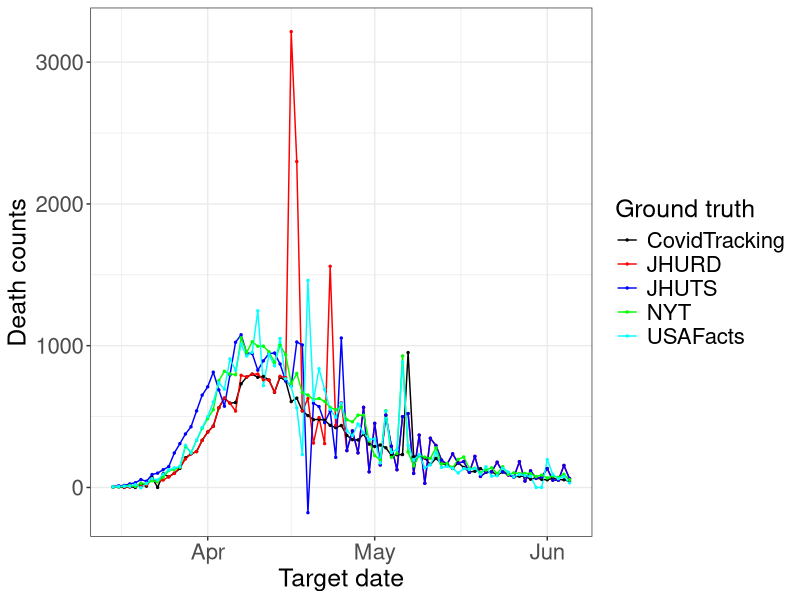
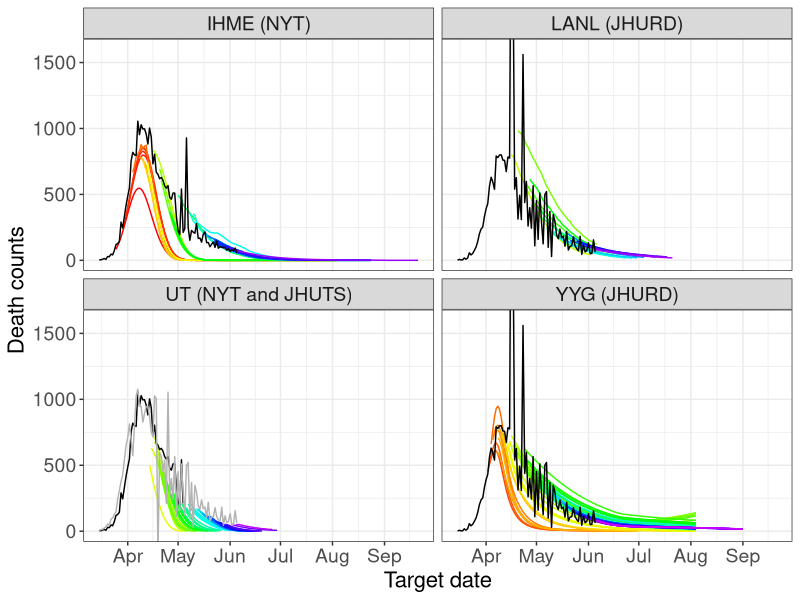
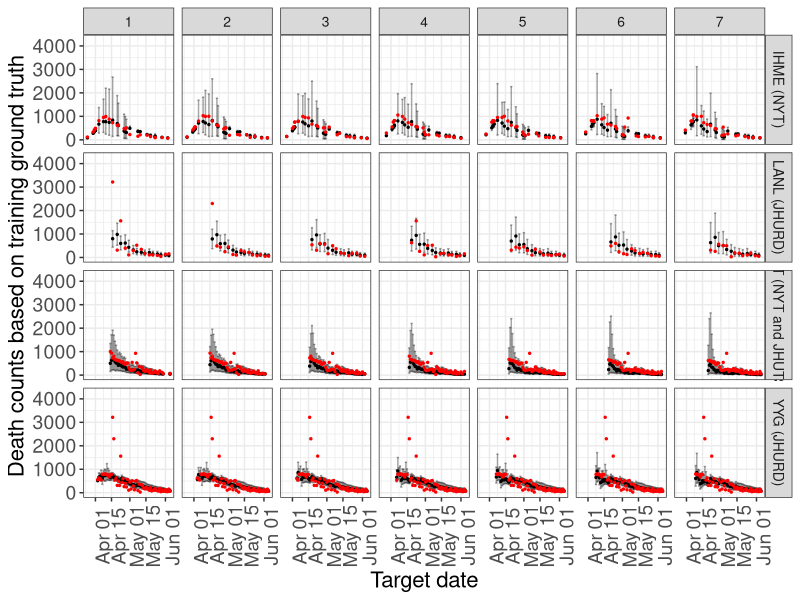
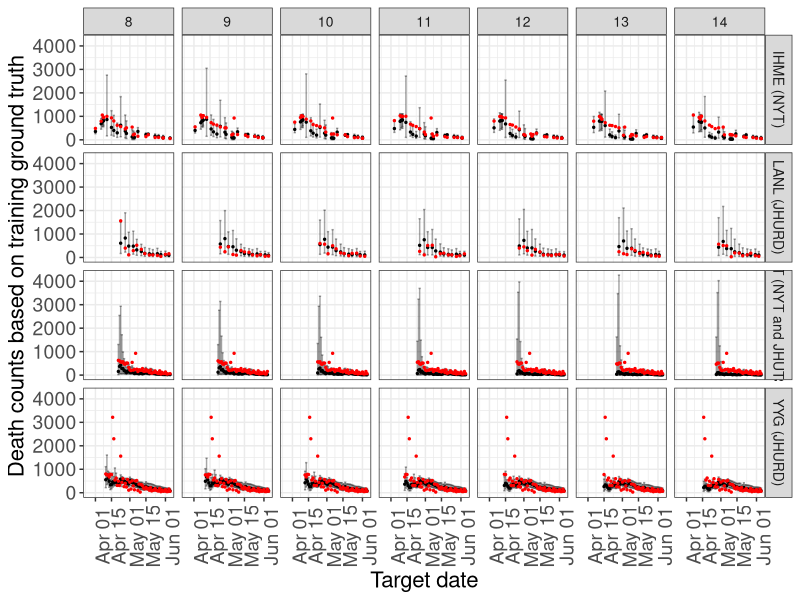
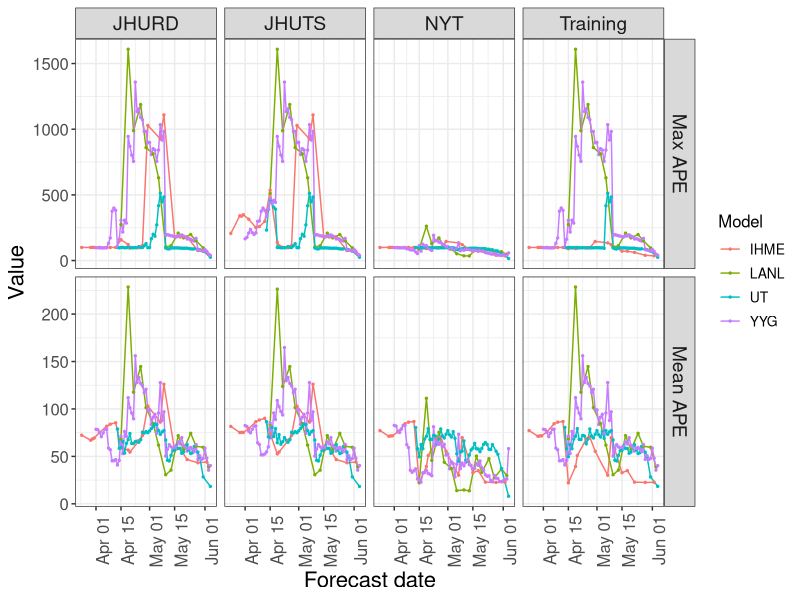
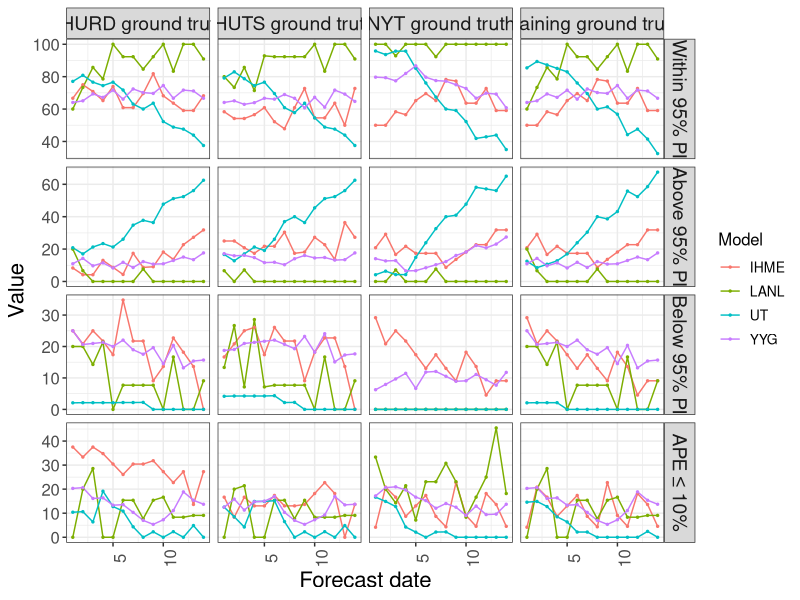

These charts were generated, in order, by the following R code:
library(plyr)
library(dplyr)
library(ggplot2)
setwd("~/Code/covid-19/NY/")
gt      = read.csv("ny_gt.csv", stringsAsFactors=F)
data_ny = read.csv("ny_data.csv", stringsAsFactors=F)

gt = gt %>%
  dplyr::mutate(target_end_date=as.Date(target_end_date))

data_ny = data_ny %>%
  dplyr::mutate(forecast_date=as.Date(forecast_date), target_end_date=as.Date(target_end_date))

### Comparison of ground truth between different sources
ggplot(gt, aes(x=target_end_date, y=gt, color=gt_source)) +
  geom_line() +
  geom_point(size=0.5) +
  xlab("Target date") +
  ylab("Death counts") +
  scale_color_manual(name="Ground truth",
                     labels=c("CovidTracking", "JHURD", "JHUTS", "NYT", "USAFacts"),
                     values=c("black", "red", "blue", "green", "cyan")) +
  theme_bw() +
  theme(axis.title=element_text(size=18),
        axis.text=element_text(size=16),
        legend.title=element_text(size=18),
        legend.text=element_text(size=16))

### Comparison between forecast series and training ground truth for each model
training_gt = rbind.fill(cbind(model_name="IHME", period=1, gt %>% filter(gt_source=="NYT")),
                         cbind(model_name="LANL", period=1, gt %>% filter(gt_source=="JHURD")),
                         cbind(model_name="UT", period=1, gt %>% filter(gt_source=="NYT", target_end_date<=as.Date("2020-05-04"))),
                         cbind(model_name="UT", period=2, gt %>% filter(gt_source=="JHUTS")),
                         cbind(model_name="YYG", period=1, gt %>% filter(gt_source=="JHURD"))
                         )

ggplot(data_ny, aes(x=target_end_date, y=expected_value, color=as.factor(forecast_date))) +
  geom_line() + 
  xlab("Target date") +
  ylab("Death counts") +
  coord_cartesian(ylim=c(0, 1600)) +
  scale_colour_manual(values=rainbow(length(unique(data_ny$forecast_date)), start=0, end=0.8)) +
  geom_line(data=subset(training_gt, period==1) %>% dplyr::rename(., expected_value=gt), colour="black") +
  geom_line(data=subset(training_gt, period==2) %>% dplyr::rename(., expected_value=gt), colour="gray70") +
  facet_wrap(~model_name, labeller=as_labeller(c(`IHME`="IHME (NYT)", `LANL`="LANL (JHURD)", `UT`="UT (NYT and JHUTS)", `YYG`="YYG (JHURD)"))) +
  theme_bw() +
  theme(legend.position="none",
        axis.title=element_text(size=16),
        axis.text=element_text(size=14),
        strip.text=element_text(size=14))

### Point estimates and 95% PI
forecast_1_14 = data_ny %>%
  filter(lookahead<=14, target_end_date<=as.Date("2020-06-05")) %>%
  left_join(., gt, by=c("target_end_date", "location_long", "location_short", "gt_source")) %>%
  tidyr::drop_na(lb_95pi)
limits = c(min(forecast_1_14$lb_95pi), max(forecast_1_14$ub_95pi))

ggplot(forecast_1_14 %>% filter(lookahead<=7), aes(x=target_end_date, y=expected_value)) +
  geom_point(size=0.5) +
  geom_errorbar(aes(ymin=lb_95pi, ymax=ub_95pi), width=2, alpha=0.35) +
  xlab("Target date") +
  ylab("Death counts based on training ground truth") +
  coord_cartesian(xlim=as.Date(c("2020-03-25", "2020-06-05")), ylim=limits) +
  facet_grid(model_name~lookahead, labeller=as_labeller(c(`IHME`="IHME (NYT)", `LANL`="LANL (JHURD)", `UT`="UT (NYT and JHUTS)", `YYG`="YYG (JHURD)", `1`=1, `2`=2, `3`=3, `4`=4, `5`=5, `6`=6, `7`=7))) +
  geom_point(data=forecast_1_14 %>% filter(lookahead<=7) %>% select(target_end_date, model_name, lookahead, gt) %>% dplyr::rename(., expected_value=gt), colour="red", size=0.5) +
  theme_bw()+
  theme(axis.title=element_text(size=16),
        axis.text.y=element_text(size=14),
        axis.text.x=element_text(size=14, angle=90),
        strip.text=element_text(size=10))

ggplot(forecast_1_14 %>% filter(lookahead>7), aes(x=target_end_date, y=expected_value)) +
  geom_point(size=0.5) +
  geom_errorbar(aes(ymin=lb_95pi, ymax=ub_95pi), width=2, alpha=0.35) +
  xlab("Target date") +
  ylab("Death counts based on training ground truth") +
  coord_cartesian(xlim=as.Date(c("2020-03-25", "2020-06-05")), ylim=limits) +
  facet_grid(model_name~lookahead, labeller=as_labeller(c(`IHME`="IHME (NYT)", `LANL`="LANL (JHURD)", `UT`="UT (NYT and JHUTS)", `YYG`="YYG (JHURD)", `8`=8, `9`=9, `10`=10, `11`=11, `12`=12, `13`=13, `14`=14))) +
  geom_point(data=forecast_1_14 %>% filter(lookahead>7) %>% select(target_end_date, model_name, lookahead, gt) %>% dplyr::rename(., expected_value=gt), colour="red", size=0.5) +
  theme_bw()+
  theme(axis.title=element_text(size=16),
        axis.text.y=element_text(size=14),
        axis.text.x=element_text(size=14, angle=90),
        strip.text=element_text(size=10))

### Performance measure
forecast_training = left_join(data_ny %>% filter(target_end_date<=as.Date("2020-06-05")), gt, by=c("target_end_date", "location_long", "location_short", "gt_source")) %>% dplyr::mutate(gt_source="Training")
forecast_diff_gt = inner_join(data_ny %>% select(-gt_source), gt %>% filter(!gt_source %in% c("CovidTracking", "USAFacts"), target_end_date>=as.Date("2020-03-25")), by=c("target_end_date", "location_long", "location_short"))
forecast_combined = plyr::rbind.fill(forecast_training, forecast_diff_gt)

shortest_series = forecast_combined %>%
  group_by(model_name, forecast_date) %>%
  dplyr::summarise(max_k_step=max(lookahead)) %>%
  ungroup() %>%
  group_by(forecast_date) %>%
  dplyr::summarise(min_k_step=min(max_k_step)) %>%
  ungroup()

forecast_combined = forecast_combined %>%
  left_join(., shortest_series, by="forecast_date") %>% 
  filter(lookahead<=min_k_step) %>%
  dplyr::mutate(error=gt-expected_value, pe=error/gt*100, within_95_pi=if_else(gt>ub_95pi, "above", if_else(gt<lb_95pi, "below", "within")))

perf_comp = forecast_combined %>%
  group_by(forecast_date, model_name, gt_source) %>%
  dplyr::summarise(mean_ape=mean(abs(pe)), max_ape=max(abs(pe))) %>%
  ungroup()

perf_comp = cbind(do.call("rbind", replicate(2, perf_comp[,1:3], simplify=F)), val=c(perf_comp$mean_ape, perf_comp$max_ape), measure=rep(c("Mean APE", "Max APE"), each=nrow(perf_comp)))

ggplot(perf_comp, aes(x=forecast_date, y=val, color=model_name)) +
  geom_line() +
  geom_point(size=0.5) +
  xlab("Forecast date") +
  ylab("Value") +
  scale_color_manual(name="Model",
                     labels=c("IHME","LANL","UT", "YYG"),
                     values=c("#F8766D","#7CAE00", "#00BFC4", "#C77CFF")) +
  facet_grid(measure~gt_source, scales="free_y") +
  theme_bw() +
  theme(axis.title = element_text(size = 16),
        axis.text.y = element_text(size = 12),
        axis.text.x = element_text(size = 12, angle=90),
        strip.text = element_text(size=14),
        legend.text = element_text(size=10),
        legend.title = element_text(size=12))

### Within/above/below 95% PIs and prediction within +/- 10% of ground truth
perc_comp = forecast_combined %>%
  filter(lookahead<=14) %>%
  tidyr::drop_na(lb_95pi) %>%
  group_by(lookahead, model_name, gt_source) %>%
  dplyr::summarise(inside=sum(within_95_pi=="within")/length(within_95_pi)*100, out.ab=sum(within_95_pi=="above")/length(within_95_pi)*100, out.bel=100-inside-out.ab, within_pm10=sum(abs(pe)<=10)/length(pe)*100) %>%
  ungroup()

perc_comp = cbind(do.call("rbind", replicate(4, perc_comp[,1:3], simplify=F)), val=c(perc_comp$inside, perc_comp$out.ab, perc_comp$out.bel, perc_comp$within_pm10), measure=rep(c("inside", "out.above", "out.below", "within.pm10"), each=nrow(perc_comp)))

ggplot(perc_comp, aes(x=lookahead, y=val, color=model_name)) +
  geom_line() +
  geom_point(size=0.5) +
  xlab("Forecast date") +
  ylab("Value") +
  scale_color_manual(name="Model",
                     labels=c("IHME","LANL","UT", "YYG"),
                     values=c("#F8766D","#7CAE00", "#00BFC4", "#C77CFF")) +
  facet_grid(measure~gt_source, scales="free_y", labeller=as_labeller(c(`Training`="Training ground truth", `NYT`="NYT ground truth", `JHUTS`="JHUTS ground truth", `JHURD`="JHURD ground truth", `inside`="Within 95% PI", `out.above`="Above 95% PI", `out.below`="Below 95% PI", `within.pm10`="APE \u2264 10%"))) +
  theme_bw() +
  theme(axis.title = element_text(size = 16),
        axis.text.y = element_text(size = 12),
        axis.text.x = element_text(size = 12, angle=90),
        strip.text = element_text(size=14),
        legend.text = element_text(size=10),
        legend.title = element_text(size=12))

### Some statistics
forecast_combined = forecast_combined %>%
  tidyr::drop_na(lb_95pi) %>%
  filter(lookahead<=14, gt_source=="Training")

percentage = forecast_combined %>%
  filter(between(forecast_date, as.Date("2020-03-24"), as.Date("2020-03-31")), model_name=="IHME") %>%
  dplyr::summarise(val=sum(within_95_pi!="within")/length(within_95_pi)*100)
print(paste0("Percentage of predictions outside 95% PIs for IHME over the forecast period Mar 24 to Mar 31 is ", formatC(as.numeric(percentage), format="f", digits=1), "%"))

percentage = forecast_combined %>%
  filter(between(forecast_date, as.Date("2020-04-03"), as.Date("2020-05-03")), model_name=="IHME") %>%
  dplyr::summarise(val=sum(within_95_pi!="within")/length(within_95_pi)*100)
print(paste0("Percentage of predictions outside 95% PIs for IHME over the forecast period Apr 3 to May 3 is ", formatC(as.numeric(percentage), format="f", digits=1), "%"))

percentage = forecast_combined %>%
  filter(forecast_date>=as.Date("2020-05-04"), model_name=="IHME") %>%
  dplyr::summarise(val=sum(within_95_pi!="within")/length(within_95_pi)*100)
print(paste0("Percentage of predictions outside 95% PIs for IHME over the forecast period May 4 on-wards is ", formatC(as.numeric(percentage), format="f", digits=1), "%"))

percentage = forecast_combined %>%
  filter(model_name=="YYG") %>%
  dplyr::summarise(val=sum(within_95_pi!="within")/length(within_95_pi)*100)
print(paste0("Percentage of predictions outside 95% PIs for YYG across the entire time period is ", formatC(as.numeric(percentage), format="f", digits=1), "%"))

percentage = forecast_combined %>%
  filter(lookahead==1, model_name=="YYG", forecast_date>=as.Date("2020-05-01")) %>%
  dplyr::summarise(val=sum(within_95_pi!="within")/length(within_95_pi)*100)
print(paste0("Percentage of 1-step-ahead predictions outside 95% PIs for YYG over the forecast period May 1 on-wards is ", formatC(as.numeric(percentage), format="f", digits=1), "%"))

percentage = forecast_combined %>%
  filter(lookahead==14, model_name=="YYG", forecast_date>=as.Date("2020-05-01")) %>%
  dplyr::summarise(val=sum(within_95_pi!="within")/length(within_95_pi)*100)
print(paste0("Percentage of 14-step-ahead predictions outside 95% PIs for YYG over the forecast period May 1 on-wards is ", formatC(as.numeric(percentage), format="f", digits=1), "%"))

percentage = forecast_combined %>%
  filter(lookahead==1, model_name=="YYG", forecast_date<as.Date("2020-05-01")) %>%
  dplyr::summarise(val=sum(within_95_pi!="within")/length(within_95_pi)*100)
print(paste0("Percentage of 1-step-ahead predictions outside 95% PIs for YYG over the forecast period before May 1 is ", formatC(as.numeric(percentage), format="f", digits=1), "%"))

percentage = forecast_combined %>%
  filter(lookahead==14, model_name=="YYG", forecast_date<as.Date("2020-05-01")) %>%
  dplyr::summarise(val=sum(within_95_pi!="within")/length(within_95_pi)*100)
print(paste0("Percentage of 14-step-ahead predictions outside 95% PIs for YYG over the forecast period before May 1 is ", formatC(as.numeric(percentage), format="f", digits=1), "%"))

percentage = forecast_combined %>%
  filter(lookahead==1, model_name=="UT") %>%
  dplyr::summarise(val=sum(within_95_pi!="within")/length(within_95_pi)*100)
print(paste0("Percentage of 1-step-ahead predictions outside 95% PIs for UT across the entire time period is ", formatC(as.numeric(percentage), format="f", digits=1), "%"))

percentage = forecast_combined %>%
  filter(lookahead==14, model_name=="UT") %>%
  dplyr::summarise(val=sum(within_95_pi!="within")/length(within_95_pi)*100)
print(paste0("Percentage of 14-step-ahead predictions outside 95% PIs for UT across the entire time period is ", formatC(as.numeric(percentage), format="f", digits=1), "%"))

percentage = forecast_combined %>%
  filter(lookahead==1, model_name=="LANL") %>%
  dplyr::summarise(val=sum(within_95_pi!="within")/length(within_95_pi)*100)
print(paste0("Percentage of 1-step-ahead predictions outside 95% PIs for LANL across the entire time period is ", formatC(as.numeric(percentage), format="f", digits=1), "%"))

percentage = forecast_combined %>%
  filter(lookahead==14, model_name=="LANL") %>%
  dplyr::summarise(val=sum(within_95_pi!="within")/length(within_95_pi)*100)
print(paste0("Percentage of 14-step-ahead predictions outside 95% PIs for LANL across the entire time period is ", formatC(as.numeric(percentage), format="f", digits=1), "%"))

percentage = forecast_combined %>%
  dplyr::summarise(val=sum(abs(pe)<=10)/length(pe)*100)
print(paste0("Percentage of 14-step-ahead predictions outside 95% PIs for UT across the entire time period is ", formatC(as.numeric(percentage), format="f", digits=1), "%"))
